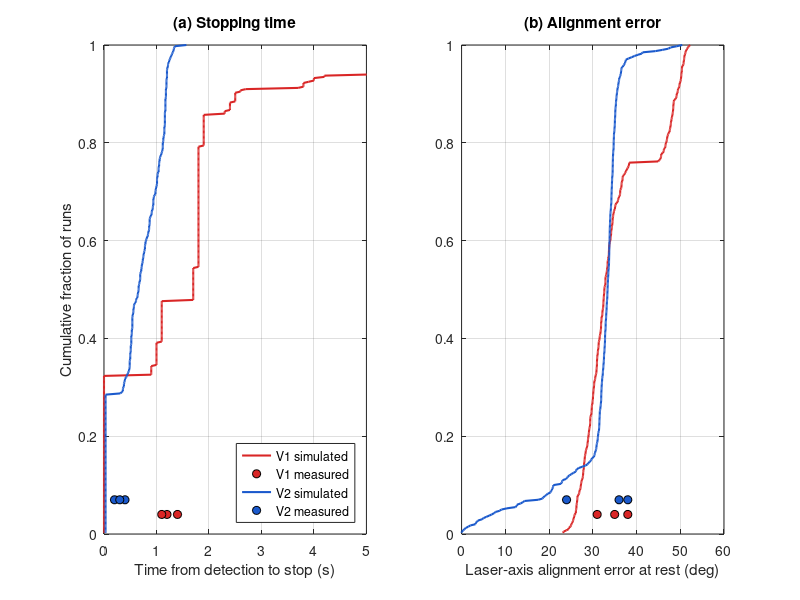
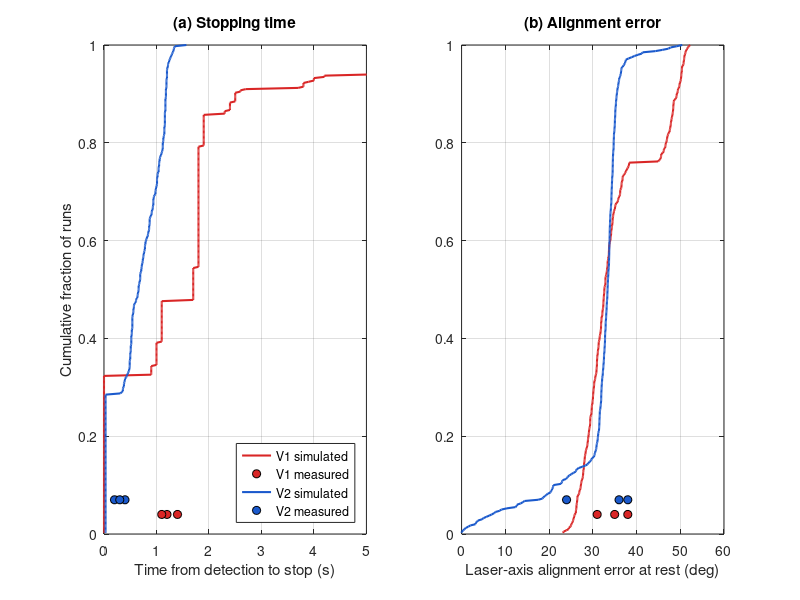

The MATLAB script that drew these images, in order:
function ir_calibration(R)
% IR_CALIBRATION  Monte Carlo calibration of the V1 and V2 sensing/stop logic against bench trials.
%   V1 = spin_detect v1.1        (count-difference alignment, 100 ms windows)
%   V2 = spin_detect_clock v0.5  (centroid PID, 10 ms slices, dead band, hard limit)
%   Run:  ir_calibration        (400 runs per version)   or   ir_calibration(100)
%. Outputs: console tables + fig_sim_vs_measured_matlab.png/.pdf
%
%   MODEL ASSUMPTIONS (unmeasured):
%     cosine beam +/-45 deg; Poisson counts, 72 per 100 ms on-axis (bench log 72/71/71);
%     motor omega = (PWM-60)*1.29 deg/s with a 50 ms first-order lag; sensors 120 deg apart;
%     alignment error = |beacon bearing - laser axis| at rest (laser axis = centre receiver).
if nargin < 1, R = 400; end
if exist('OCTAVE_VERSION','builtin'), rand('twister',5); else, rng(5); end

P.SL = 0.010;  P.tau = 0.05;  P.peak = 72;  P.bg = 0.02;
P.K = 5;                                            % detection threshold (counts / 100 ms)
% ---- V1 constants (spin_detect.cpp) ----
P.spinPWM = 130; P.trackPWM = 110; P.margin = 8; P.clearWin = 2;
P.timeout = 4.0; P.lostWin = 5; P.revPause1 = 0.100;
% ---- V2 constants (spin_detect_clock.cpp) ----
P.minPWM = 100; P.maxPWM = 140; P.Kp = 140; P.Ki = 40; P.Kd = 6; P.Imax = 1;
P.trackThr = 3; P.hyst = 0.10; P.deadA = 0.15; P.deadB = 0.60; P.relax = 2.4;
P.signMin = 0.05; P.stopSlices = 3; P.force = 3.0; P.revPause2 = 0.030;

% ---- measured bench trials (beacon at 1 m, 5 V supply, same start position) ----
M.err  = {[31 35 38], [38 36 24]};     % alignment error [deg]
M.time = {[1.2 1.1 1.4], [0.2 0.4 0.3]}; % detection-to-stop time [s]

T = cell(1,2); E = cell(1,2); F = zeros(1,2); N = zeros(1,2);
for v = 1:2
    t_ = nan(R,1); e_ = nan(R,1); f_ = false(R,1);
    for r = 1:R
        phi = 360*rand;  blocks = true(1,600);        % steady beacon (always on)
        if v == 1, [t_(r), f_(r), e_(r)] = runV1(P, phi, blocks);
        else,      [t_(r), f_(r), e_(r)] = runV2(P, phi, blocks); end
    end
    ok = ~isnan(t_);  T{v} = t_(ok);  E{v} = e_(ok);  F(v) = sum(f_(ok));  N(v) = sum(ok);
end

%% ---- Table 2 (simulation) ----
names = {'V1 spin_detect','V2 spin_detect_clock'};
fprintf('\nTable 2 - simulated results (%d runs per version)\n', R);
fprintf('%-22s %-12s %-14s %-24s %-24s %-8s\n','Version','Stops by test','Ends on limit','Stop time med [p10-p90] s','Alignment med [p10-p90] deg','Mean deg');
for v = 1:2
    fprintf('%-22s %-12d %-14s %-24s %-24s %-8.1f\n', names{v}, N(v)-F(v), sprintf('%d (%.0f%%)',F(v),100*F(v)/N(v)), ...
        sprintf('%.2f [%.2f-%.2f]',pct(T{v},50),pct(T{v},10),pct(T{v},90)), ...
        sprintf('%.1f [%.0f-%.0f]',pct(E{v},50),pct(E{v},10),pct(E{v},90)), mean(E{v}));
end

fprintf('Runs taking longer than 4 s: V1 %.1f%%, V2 %.1f%%  (V1 tail = lost-signal exit back to scanning, then re-detection)\n', ...
    100*mean(T{1}>4), 100*mean(T{2}>4));
fprintf('Runs that stopped immediately at detection (0 s): V1 %.0f%%, V2 %.0f%%\n', 100*mean(T{1}<0.02), 100*mean(T{2}<0.02));

%% ---- Table 3 (measured vs simulation) ----
fprintf('\nTable 3 - measured (n = 3 per version)\n');
for v = 1:2
    fprintf('%s: alignment %.1f +/- %.1f deg | stop time %.2f +/- %.2f s\n', names{v}, mean(M.err{v}), std(M.err{v}), mean(M.time{v}), std(M.time{v}));
end
[tE,dfE,pE] = welch(M.err{1}, M.err{2});   [tT,dfT,pT] = welch(M.time{1}, M.time{2});
fprintf('Alignment change %.1f deg (%.1f%%): Welch t = %.2f, df = %.1f, p = %.2f\n', mean(M.err{2})-mean(M.err{1}), 100*(mean(M.err{2})/mean(M.err{1})-1), tE, dfE, pE);
fprintf('Stop-time change %.2f s (%.1f%%): Welch t = %.2f, df = %.1f, p = %.4f\n\n', mean(M.time{2})-mean(M.time{1}), 100*(mean(M.time{2})/mean(M.time{1})-1), tT, dfT, pT);

%% ---- Figure ----
col = [0.85 0.15 0.15; 0.10 0.35 0.80];
fig = figure('Position',[100 100 880 340],'Color','w');
ax1 = subplot(1,2,1); hold on; grid on; box on;
ax2 = subplot(1,2,2); hold on; grid on; box on;
for v = 1:2
    s = sort(T{v}); plot(ax1, s, (1:numel(s))/numel(s), 'Color', col(v,:), 'LineWidth', 1.5);
    plot(ax1, M.time{v}, (0.04+0.03*(v-1))*ones(1,3), 'o', 'MarkerFaceColor', col(v,:), 'MarkerEdgeColor','k', 'MarkerSize', 6);
    s = sort(E{v}); plot(ax2, s, (1:numel(s))/numel(s), 'Color', col(v,:), 'LineWidth', 1.5);
    plot(ax2, M.err{v}, (0.04+0.03*(v-1))*ones(1,3), 'o', 'MarkerFaceColor', col(v,:), 'MarkerEdgeColor','k', 'MarkerSize', 6);
end
xlabel(ax1,'Time from detection to stop (s)'); ylabel(ax1,'Cumulative fraction of runs'); title(ax1,'(a) Stopping time');
xlabel(ax2,'Laser-axis alignment error at rest (deg)');                                  title(ax2,'(b) Alignment error');
xlim(ax1,[0 5]);   % V1 tail beyond 5 s is not drawn (see console output for its share)
legend(ax1, {'V1 simulated','V1 measured','V2 simulated','V2 measured'}, 'Location','southeast');
print(fig, 'fig_sim_vs_measured_matlab.png', '-dpng', '-r300');
try, print(fig, 'fig_sim_vs_measured_matlab.pdf', '-dpdf'); catch, end
end

%% =============== V1: spin_detect (100 ms windows) ===============
function [tt, forced, err] = runV1(P, phi, blocks)
offs = [0 120 -120];  TURN = [0 1 -1];
th = 0; om = omg(P.spinPWM); t = 0; mdir = 1; pwm = P.spinPWM;
armed = false; clr = 0; turn = false; lost = 0; tFirst = NaN; tStart = 0; forced = false; done = false;
while t < 40 && ~done
    w = [0 0 0];
    for k = 1:10
        [c, th, om, t] = slice(P, phi, blocks, offs, th, om, t, mdir*omg(pwm));
        w = w + c;
    end
    [wb, best] = max(w);  det = wb >= P.K;
    aligned = det && w(1) >= P.K && w(1) + P.margin >= wb;
    if ~turn
        if ~armed
            if det, clr = 0; else, clr = clr + 1; end
            if clr >= P.clearWin, armed = true; end
        elseif det
            if isnan(tFirst), tFirst = t; end
            if aligned
                done = true;
            else
                turn = true; lost = 0; tStart = t;
                [th, om, t, mdir] = setDir(P, phi, blocks, offs, th, om, t, mdir, TURN(best), P.revPause1);
                pwm = P.trackPWM;
            end
        end
    else
        if t - tStart >= P.timeout
            forced = true; done = true;
        elseif ~det
            lost = lost + 1;
            if lost >= P.lostWin
                turn = false;
                [th, om, t, mdir] = setDir(P, phi, blocks, offs, th, om, t, mdir, 1, P.revPause1);
                pwm = P.spinPWM;
            end
        else
            lost = 0;
            if aligned
                done = true;
            else
                d = TURN(best);
                if d ~= 0 && d ~= mdir
                    [th, om, t, mdir] = setDir(P, phi, blocks, offs, th, om, t, mdir, d, P.revPause1);
                    pwm = P.trackPWM;
                end
            end
        end
    end
end
if ~done || isnan(tFirst), tt = NaN; err = NaN; return; end
tt = t - tFirst;
err = settle(P, phi, th, om);
end

%% =============== V2: spin_detect_clock (10 ms slices, PID) ===============
function [tt, forced, err] = runV2(P, phi, blocks)
offs = [-120 120 0];  W = [-1 1 0];
th = 0; om = omg(P.spinPWM); t = 0; mdir = 1; pwm = P.spinPWM; forced = false;
ring = zeros(0,3);
while true                                            % SCAN: armed from power-up
    [c, th, om, t] = slice(P, phi, blocks, offs, th, om, t, mdir*omg(pwm));
    ring = [ring; c]; if size(ring,1) > 10, ring(1,:) = []; end
    if size(ring,1) == 10 && max(sum(ring,1)) >= P.K, break; end
    if t > 20, tt = NaN; err = NaN; return; end
end
pos = posOf(sum(ring,1), W, P.K);                     % startTurn: first direction from pos
dir0 = 1; if pos < 0, dir0 = -1; end
[th, om, t, mdir] = setDir(P, phi, blocks, offs, th, om, t, mdir, dir0, P.revPause2);
pwm = clampv(P.Kp*abs(pos), P.minPWM, P.maxPWM);
I = 0; D = 0; ePrev = pos; stopRun = 0; crossed = false; lastSign = 0; tStart = t;
while true
    [c, th, om, t] = slice(P, phi, blocks, offs, th, om, t, mdir*omg(pwm));
    ring = [ring; c]; ring(1,:) = [];
    el = t - tStart;
    if el >= P.force, forced = true; break; end       % hard limit: always ends in a stop
    c50 = sum(ring(end-4:end,:), 1);
    if max(c50) < P.trackThr, stopRun = 0; continue; end
    pos = posOf(c50, W, P.trackThr);
    dead = P.deadB; if el < P.relax, dead = P.deadA + (P.deadB-P.deadA)*el/P.relax; end
    sg = 0; if abs(pos) >= P.signMin, sg = sign(pos); end
    if sg ~= 0
        if lastSign ~= 0 && sg ~= lastSign, crossed = true; end
        lastSign = sg;
    end
    centred = abs(pos) <= dead || crossed;
    if centred, stopRun = stopRun + 1; else, stopRun = 0; end
    if stopRun >= P.stopSlices, break; end
    dt = P.SL;  e = pos;
    if (e > 0) ~= (ePrev > 0), I = 0; end
    I = clampv(I + e*dt, -P.Imax, P.Imax);
    D = 0.8*D + 0.2*(e - ePrev)/dt;  ePrev = e;
    u = P.Kp*e + P.Ki*I + P.Kd*D;
    dir = mdir; if abs(pos) >= P.hyst, if pos > 0, dir = 1; else, dir = -1; end, end
    pwmNew = clampv(abs(u), P.minPWM, P.maxPWM);
    if centred && pwmNew > P.minPWM, pwmNew = P.minPWM; end
    if dir ~= mdir
        [th, om, t, mdir] = setDir(P, phi, blocks, offs, th, om, t, mdir, dir, P.revPause2);
    end
    pwm = pwmNew;
end
tt = el;
err = settle(P, phi, th, om);
end

%% =============== shared model pieces ===============
function [c, th, om, t] = slice(P, phi, blocks, offs, th, om, t, tg)
[th2, om2] = adv(P, th, om, tg);
on = blocks(min(floor(t/0.1)+1, numel(blocks)));
c = zeros(1,3);
for i = 1:3
    lam = P.peak/10*0.5*(gain(phi-(th+offs(i))) + gain(phi-(th2+offs(i))))*on + P.bg;
    c(i) = poisson_(lam);
end
th = th2; om = om2; t = t + P.SL;
end

function [th, om, t, mdir] = setDir(P, phi, blocks, offs, th, om, t, mdir, newdir, pauseS)
% driveMotor(): reversing while running forces a stop-pause (no counting) before the new direction
if newdir ~= mdir && abs(om) > 0.5
    for k = 1:round(pauseS/P.SL), [th, om] = adv(P, th, om, 0); t = t + P.SL; end
end
mdir = newdir;
end

function err = settle(P, phi, th, om)               % motor off, coast to rest
for k = 1:100
    [th, om] = adv(P, th, om, 0);
    if abs(om) < 0.5, break; end
end
err = abs(wrapd(phi - th));
end

function [th2, om2] = adv(P, th, om, tg)            % first-order motor response over one slice
e = exp(-P.SL/P.tau);
th2 = th + tg*P.SL + (om - tg)*P.tau*(1-e);
om2 = tg + (om - tg)*e;
end

function w = omg(pwm), w = max(0, (pwm-60)*1.29); end             % ASSUMED deg/s per PWM
function a = wrapd(a), a = mod(a+180,360) - 180; end
function g = gain(d), d = abs(wrapd(d)); if d < 45, g = cos(pi/2*d/45); else, g = 0; end, end
function x = clampv(x, lo, hi), x = max(lo, min(hi, x)); end
function p = posOf(c, W, thr)                                    % centroid of the sensor weights
use = c >= thr;  s = sum(c(use));
if s > 0, p = sum(W(use).*c(use))/s; else, p = 0; end
end
function k = poisson_(lam)                                       % Knuth; no toolbox needed
L = exp(-lam); k = 0; p = 1;
while true
    p = p*rand;  if p <= L, break; end
    k = k + 1;
end
end
function q = pct(x, p)                                           % linear-interpolated percentile
x = sort(x(:)); n = numel(x); pos = 1 + (n-1)*p/100;
lo = floor(pos); hi = ceil(pos); q = x(lo) + (pos-lo)*(x(hi)-x(lo));
end
function [t, df, p] = welch(a, b)                                % Welch t-test, two-sided, base MATLAB
n1 = numel(a); n2 = numel(b); v1 = var(a)/n1; v2 = var(b)/n2;
t = (mean(a)-mean(b))/sqrt(v1+v2);
df = (v1+v2)^2/(v1^2/(n1-1) + v2^2/(n2-1));
p = betainc(df/(df+t^2), df/2, 0.5);
end
